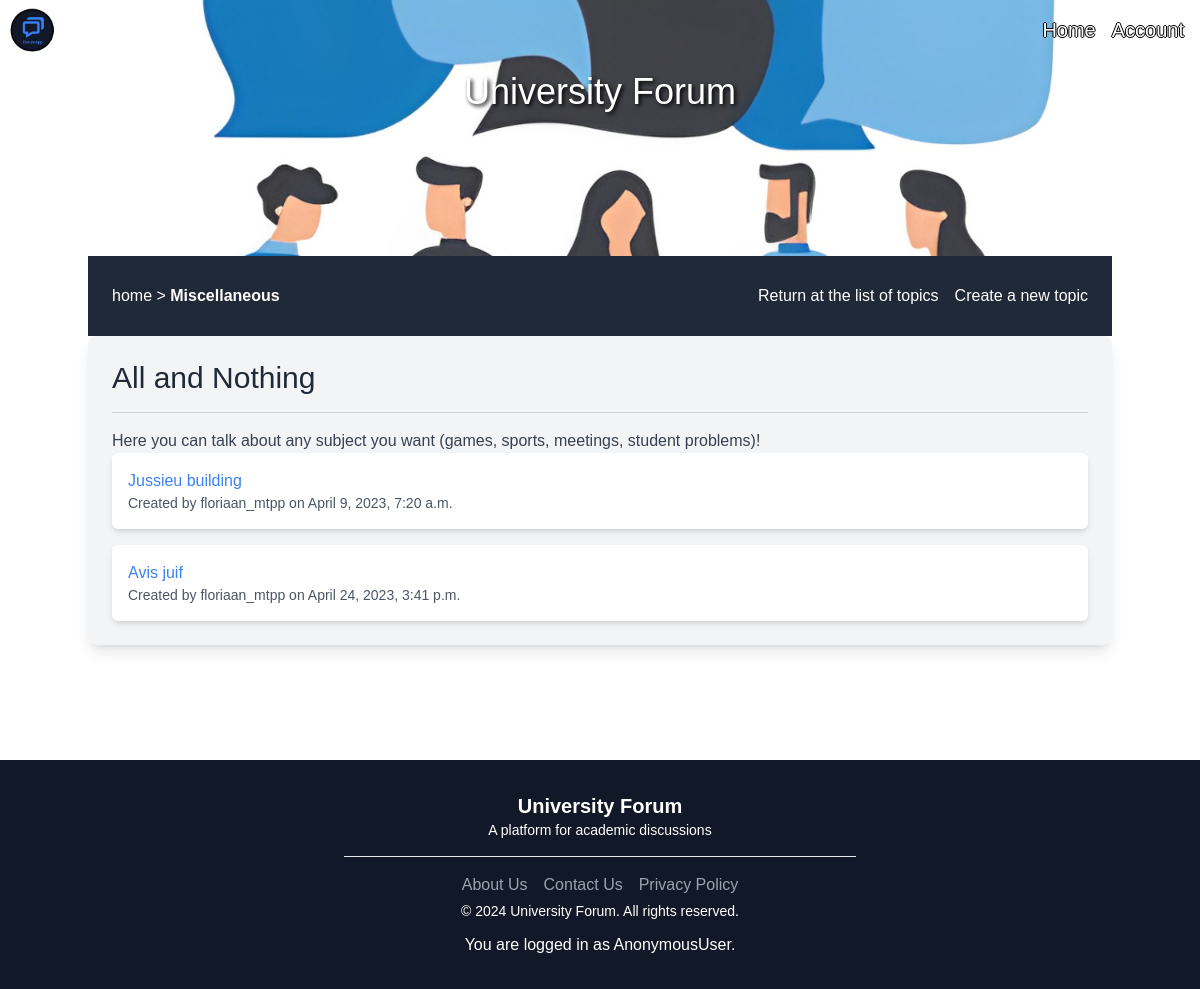
Screenshot of /section/Miscellaneous/ with the database file from the repository.
### forum/models.py (models this page shows, shortened)
class Topic(models.Model):
    IT= 'IT section'
    MATH = 'MATH section'
    PHYS = 'PHYS section'
    MEDICINE = 'Medicine section'
    SOCIOLOGY = 'Sociology section'
    DIVER = 'miscellaneous Topics'
    SECTION_CHOICES = [
        (IT, 'IT section'),
        (MATH, 'MATH section'),
        (PHYS, 'PHYS section'),
        (MEDICINE, 'Medicine section'),
        (SOCIOLOGY, 'Sociology section'),
        (DIVER, 'miscellaneous Topics'),
    ]
    section = models.CharField(max_length=30, choices=SECTION_CHOICES, verbose_name='Section', default='None')
    title = models.CharField(max_length=255)
    description = models.TextField()
    created_at = models.DateTimeField(auto_now_add=True)
    author = models.ForeignKey(settings.AUTH_USER_MODEL, on_delete=models.CASCADE)
    slug = models.SlugField(max_length=255, unique=True)

### authentication/models.py (models this page shows)
class User(AbstractUser):
    PROFESSOR = 'professor'
    STUDENT = 'student'
    IT = 'IT license'
    MATH = 'MATH license'
    PHYS = 'PHYS license'
    Medecine = 'Medecine'
    Sociology = 'Sociology license'
    ROLE_CHOICES = [
        (PROFESSOR, 'Professor'),
        (STUDENT, 'Student'),
    ]
    STUDIES_CHOICES = [
        (IT, 'IT license'),
        (MATH, 'MATH license'),
        (PHYS, 'PHYS license'),
        (Medecine, 'Medecine'),
        (Sociology, 'Sociology license'),
    ]
    profile_picture = models.ImageField(verbose_name='profile_picture', blank=True, null=True)
    role = models.CharField(max_length=30, choices=ROLE_CHOICES, verbose_name='Rôle')
    studies = models.CharField(max_length=30, choices=STUDIES_CHOICES, verbose_name='Studies', default='')

### forum/views.py (the view)
# urls.py: path('section/Miscellaneous/', forum.views.miscellaneous_topics, name='miscellaneous-topics'),
def miscellaneous_topics(request):
    topics = Topic.objects.filter(section='miscellaneous Topics')
    return render(request, 'forum/miscellaneous_topics.html', {'topics': topics, 'section': 'Miscellaneous'})

### forum/templates/forum/miscellaneous_topics.html (shortened to what this page needs)
{% extends "base.html" %}
{% load static %}
{% load tailwind_tags %}
{% block content %}
<main class="container mx-auto flex align-center flex-col h-full justify-center">
    <div class="container mx-auto flex flex-col h-full">
        <div class="bg-img-first_section h-64 flex items-center flex-col justify-start">
            <h1 id="UF" class="text-4xl text-center text-white">University Forum</h1>
        </div>
        <div class="whereAreYou w-full bg-gray-800 h-20 flex items-center justify-between px-6">
            <p class="text-white hover:text-gray-200">
                <a href="/home" class="hover:text-gray-200 hover:underline">home</a> &gt;
                <a href="/section/{{ section }}" class="font-bold hover:text-gray-200">{{ section }}</a>
            </p>
            <div class="hidden md:flex items-center">
                <a href="{% url 'home' %}" class="text-white hover:text-gray-200 mr-4">Return at the list of topics</a>
                <a href="{% url 'create-ftopic' %}" class="text-white hover:text-gray-200">Create a new topic</a>
            </div>
        </div>
        <div class="div-MISCELLANOS-section bg-gray-100 rounded-lg shadow-lg p-6">
            <h2 class="text-3xl text-gray-800 mb-4">All and Nothing</h2>
            <hr class="border-gray-300 mb-4">
            <p class="text-gray-700">Here you can talk about any subject you want (games, sports, meetings, student
                problems)!</p>
            {% if topics %}
            <ul class="space-y-4">
                {% for topic in topics %}
                <li class="bg-white rounded-md shadow-md p-4">
                    <a href="{% url 'topic-detail' slug=topic.slug %}"
                        class="text-blue-500 font-medium hover:underline">{{ topic.title }}</a>
                    <p class="text-gray-600 text-sm">Created by {{ topic.author.username }} on {{ topic.created_at }}
                    </p>
                </li>
                {% endfor %}
            </ul>
            {% else %}
            <p class="text-gray-500">No topics found.</p>
            {% endif %}
        </div>
    </div>
</main>
{% endblock %}

### static/css/style.css (style rules this page uses)
:root { --primary-color: #403e3f; --secondary-color: #0b7a1a; --text-color: whitesmoke; }
* { font-family: 'Trebuchet MS', 'Lucida Sans Unicode', 'Lucida Grande', 'Lucida Sans', Arial, sans-serif; }
body { margin: 0; padding: 0; background-size: cover; }
main { height: calc(100vh - 4rem); width: 100%; min-height: 95vh; }
.bg-img-first_section h1 { color: white; text-shadow: 2px 2px 4px #000000; margin-top: 7%; }
.whereAreYou { margin-top: -2%; }

### rows the page displays
Topic: title "Jussieu building", author.username "floriaan_mtpp", created_at "April 9, 2023, 7:20 a.m."
Topic: title "Avis juif", author.username "floriaan_mtpp", created_at "April 24, 2023, 3:41 p.m."

### other values shown
{{ section }} "Miscellaneous"
{{ user }} "AnonymousUser"
